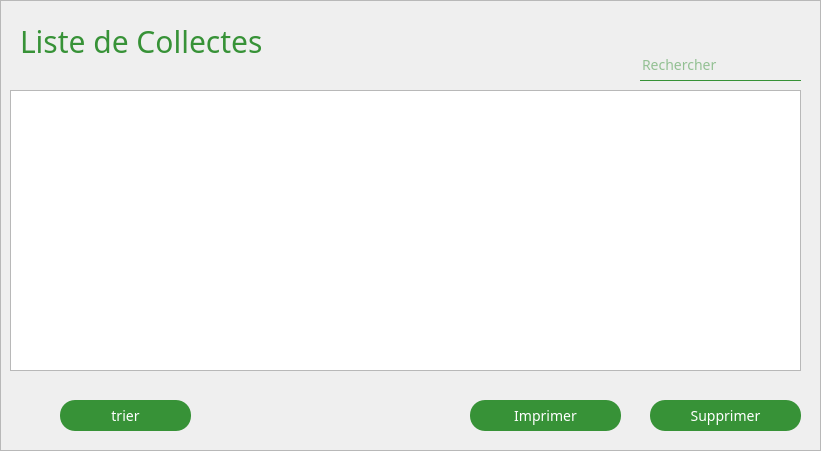
     <widget class="QFrame" name="frame_6">
      <property name="geometry">
       <rect>
        <x>510</x>
        <y>10</y>
        <width>821</width>
        <height>451</height>
       </rect>
      </property>
      <property name="styleSheet">
       <string notr="true"> *{
font-family:century gothic;
color:#379237;
border-color:#379237;
font-size:14px;}
	#frame_6{


font-family:century gothic;
    border: 1px solid #379237;
    border-radius: 30px;
border-color: lightgray;
    margin-top: 0.5em;
background : white;
}
</string>
      </property>
      <property name="frameShape">
       <enum>QFrame::StyledPanel</enum>
      </property>
      <property name="frameShadow">
       <enum>QFrame::Raised</enum>
      </property>
      <widget class="QLabel" name="label_23">
       <property name="geometry">
        <rect>
         <x>20</x>
         <y>20</y>
         <width>271</width>
         <height>41</height>
        </rect>
       </property>
       <property name="styleSheet">
        <string notr="true">*{
font: 40pt  'Oswald';font-size:30px;
color: #379237;
}</string>
       </property>
       <property name="text">
        <string>Liste de Collectes</string>
       </property>
      </widget>
      <widget class="QTableView" name="t_c">
       <property name="geometry">
        <rect>
         <x>10</x>
         <y>90</y>
         <width>791</width>
         <height>281</height>
        </rect>
       </property>
       <property name="styleSheet">
        <string notr="true">



QScrollBar:vertical {
    background: rgb(188, 224, 235);
            border: 0px solid #999999;
            width:10px;    

margin: 0px 0px 0px 0px;
}
 QScrollBar::handle:vertical {
    background: rgb(71, 153, 176);
          	border: 0px solid red;
            min-height: 0px;
			border-radius: 8px;

	 }
QScrollBar:horizontal {
    background: rgb(188, 224, 235);
            border: 0px solid #999999;
margin: 0px 0px 0px 0px;

}
 QScrollBar::handle:horizontal {
    background: rgb(71, 153, 176);
                     	border: 0px solid red;
            min-height: 0px;
			border-radius: 8px;
            width:10px;    


 }</string>
       </property>
       <property name="selectionMode">
        <enum>QAbstractItemView::ContiguousSelection</enum>
       </property>
       <property name="selectionBehavior">
        <enum>QAbstractItemView::SelectRows</enum>
       </property>
       <attribute name="horizontalHeaderHighlightSections">
        <bool>false</bool>
       </attribute>
      </widget>
      <widget class="QLineEdit" name="lineEdit_idcol_rechercher">
       <property name="geometry">
        <rect>
         <x>640</x>
         <y>50</y>
         <width>161</width>
         <height>31</height>
        </rect>
       </property>
       <property name="styleSheet">
        <string notr="true">QLineEdit
{
font-family:century gothic;
background:transparent;
border:none;
color:#379237;
border-bottom: 1px solid #379237;

}</string>
       </property>
       <property name="placeholderText">
        <string>Rechercher</string>
       </property>
      </widget>
      <widget class="QLabel" name="label_30">
       <property name="geometry">
        <rect>
         <x>770</x>
         <y>53</y>
         <width>21</width>
         <height>21</height>
        </rect>
       </property>
       <property name="styleSheet">
        <string notr="true"/>
       </property>
       <property name="text">
        <string/>
       </property>
       <property name="pixmap">
        <pixmap resource="resources.qrc">:/img/img/chercher.png</pixmap>
       </property>
       <property name="scaledContents">
        <bool>true</bool>
       </property>
      </widget>
      <widget class="QPushButton" name="le_id_c_supp">
       <property name="geometry">
        <rect>
         <x>650</x>
         <y>400</y>
         <width>151</width>
         <height>31</height>
        </rect>
       </property>
       <property name="styleSheet">
        <string notr="true">QPushButton{
background: #379237;
color: white;
border-radius:15px;}  
QPushButton:hover
{
    border: 1px solid #379237;
color:  #379237;
border-radius:15px;
background: white;}  </string>
       </property>
       <property name="text">
        <string>Supprimer</string>
       </property>
      </widget>
      <widget class="QPushButton" name="pushButton_exporter">
       <property name="geometry">
        <rect>
         <x>470</x>
         <y>400</y>
         <width>151</width>
         <height>31</height>
        </rect>
       </property>
       <property name="styleSheet">
        <string notr="true">QPushButton{
background: #379237;
color: white;
border-radius:15px;}  
QPushButton:hover
{
    border: 1px solid #379237;
color:  #379237;
border-radius:15px;
background: white;}  </string>
       </property>
       <property name="text">
        <string>Imprimer</string>
       </property>
      </widget>
      <widget class="QLabel" name="label_31">
       <property name="geometry">
        <rect>
         <x>10</x>
         <y>390</y>
         <width>51</width>
         <height>51</height>
        </rect>
       </property>
       <property name="text">
        <string/>
       </property>
       <property name="pixmap">
        <pixmap resource="resources.qrc">:/img/img/sort.png</pixmap>
       </property>
       <property name="scaledContents">
        <bool>true</bool>
       </property>
      </widget>
      <widget class="QPushButton" name="pushButton_trier">
       <property name="geometry">
        <rect>
         <x>60</x>
         <y>400</y>
         <width>131</width>
         <height>31</height>
        </rect>
       </property>
       <property name="font">
        <font>
         <family>century gothic</family>
         <pointsize>-1</pointsize>
        </font>
       </property>
       <property name="styleSheet">
        <string notr="true">QPushButton{
background: #379237;
color: white;
border-radius:15px;}  
QPushButton:hover
{
    border: 1px solid #379237;
color:  #379237;
border-radius:15px;
background: white;}  </string>
       </property>
       <property name="text">
        <string>trier</string>
       </property>
      </widget>
     </widget>
